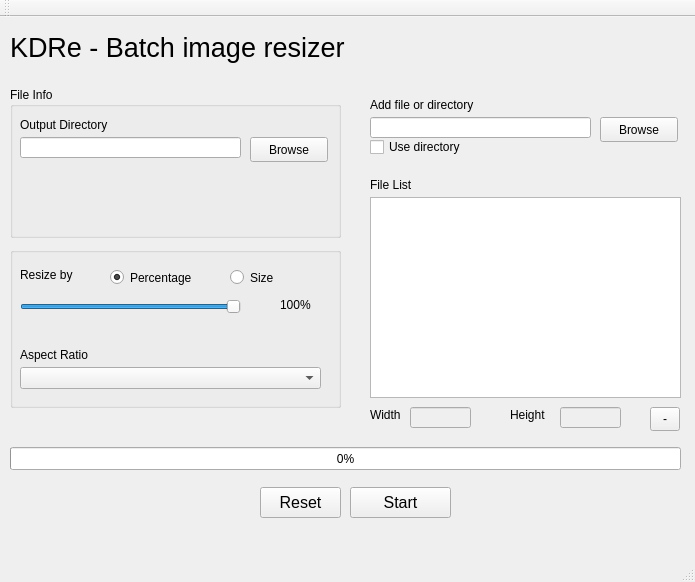
<?xml version="1.0" encoding="UTF-8"?>
<ui version="4.0">
 <class>KDRe</class>
 <widget class="QMainWindow" name="KDRe">
  <property name="geometry">
   <rect>
    <x>0</x>
    <y>0</y>
    <width>695</width>
    <height>582</height>
   </rect>
  </property>
  <property name="windowTitle">
   <string>KDRe - Bulk Image Resizer</string>
  </property>
  <property name="unifiedTitleAndToolBarOnMac">
   <bool>true</bool>
  </property>
  <widget class="QWidget" name="centralWidget">
   <widget class="QLabel" name="label_3">
    <property name="geometry">
     <rect>
      <x>370</x>
      <y>390</y>
      <width>55</width>
      <height>15</height>
     </rect>
    </property>
    <property name="text">
     <string>Width</string>
    </property>
   </widget>
   <widget class="QLabel" name="label_4">
    <property name="geometry">
     <rect>
      <x>510</x>
      <y>390</y>
      <width>55</width>
      <height>15</height>
     </rect>
    </property>
    <property name="text">
     <string>Height</string>
    </property>
   </widget>
   <widget class="QLineEdit" name="widthEdit">
    <property name="enabled">
     <bool>false</bool>
    </property>
    <property name="geometry">
     <rect>
      <x>410</x>
      <y>390</y>
      <width>61</width>
      <height>21</height>
     </rect>
    </property>
    <property name="readOnly">
     <bool>false</bool>
    </property>
   </widget>
   <widget class="QLineEdit" name="heightEdit">
    <property name="enabled">
     <bool>false</bool>
    </property>
    <property name="geometry">
     <rect>
      <x>560</x>
      <y>390</y>
      <width>61</width>
      <height>21</height>
     </rect>
    </property>
   </widget>
   <widget class="QGroupBox" name="groupBox">
    <property name="geometry">
     <rect>
      <x>10</x>
      <y>230</y>
      <width>331</width>
      <height>161</height>
     </rect>
    </property>
    <widget class="QLabel" name="sliderLabel">
     <property name="geometry">
      <rect>
       <x>270</x>
       <y>50</y>
       <width>55</width>
       <height>15</height>
      </rect>
     </property>
     <property name="text">
      <string>100%</string>
     </property>
     <property name="buddy">
      <cstring>sizeSlider</cstring>
     </property>
    </widget>
    <widget class="QRadioButton" name="pixelRadio">
     <property name="geometry">
      <rect>
       <x>220</x>
       <y>20</y>
       <width>95</width>
       <height>21</height>
      </rect>
     </property>
     <property name="text">
      <string>Size</string>
     </property>
    </widget>
    <widget class="QRadioButton" name="percentageRadio">
     <property name="geometry">
      <rect>
       <x>100</x>
       <y>20</y>
       <width>95</width>
       <height>21</height>
      </rect>
     </property>
     <property name="text">
      <string>Percentage</string>
     </property>
     <property name="checked">
      <bool>true</bool>
     </property>
    </widget>
    <widget class="QSlider" name="sizeSlider">
     <property name="geometry">
      <rect>
       <x>10</x>
       <y>50</y>
       <width>221</width>
       <height>20</height>
      </rect>
     </property>
     <property name="minimum">
      <number>2</number>
     </property>
     <property name="maximum">
      <number>100</number>
     </property>
     <property name="value">
      <number>100</number>
     </property>
     <property name="orientation">
      <enum>Qt::Horizontal</enum>
     </property>
    </widget>
    <widget class="QLabel" name="label_5">
     <property name="geometry">
      <rect>
       <x>10</x>
       <y>20</y>
       <width>81</width>
       <height>16</height>
      </rect>
     </property>
     <property name="text">
      <string>Resize by</string>
     </property>
    </widget>
    <widget class="QLabel" name="label_6">
     <property name="geometry">
      <rect>
       <x>10</x>
       <y>100</y>
       <width>111</width>
       <height>16</height>
      </rect>
     </property>
     <property name="text">
      <string>Aspect Ratio</string>
     </property>
    </widget>
    <widget class="QComboBox" name="aspectRatio">
     <property name="geometry">
      <rect>
       <x>10</x>
       <y>120</y>
       <width>301</width>
       <height>22</height>
      </rect>
     </property>
    </widget>
   </widget>
   <widget class="QPushButton" name="startResize">
    <property name="geometry">
     <rect>
      <x>350</x>
      <y>470</y>
      <width>101</width>
      <height>31</height>
     </rect>
    </property>
    <property name="font">
     <font>
      <pointsize>12</pointsize>
      <weight>50</weight>
      <bold>false</bold>
     </font>
    </property>
    <property name="text">
     <string>Start</string>
    </property>
   </widget>
   <widget class="QToolButton" name="resetList">
    <property name="geometry">
     <rect>
      <x>260</x>
      <y>470</y>
      <width>81</width>
      <height>31</height>
     </rect>
    </property>
    <property name="font">
     <font>
      <pointsize>12</pointsize>
     </font>
    </property>
    <property name="text">
     <string>Reset</string>
    </property>
   </widget>
   <widget class="QProgressBar" name="progressBar">
    <property name="enabled">
     <bool>true</bool>
    </property>
    <property name="geometry">
     <rect>
      <x>10</x>
      <y>430</y>
      <width>671</width>
      <height>23</height>
     </rect>
    </property>
    <property name="value">
     <number>0</number>
    </property>
    <property name="textVisible">
     <bool>true</bool>
    </property>
   </widget>
   <widget class="QGroupBox" name="groupBox">
    <property name="geometry">
     <rect>
      <x>10</x>
      <y>70</y>
      <width>331</width>
      <height>151</height>
     </rect>
    </property>
    <property name="title">
     <string>File Info</string>
    </property>
    <widget class="QLineEdit" name="outputFile">
     <property name="geometry">
      <rect>
       <x>10</x>
       <y>50</y>
       <width>221</width>
       <height>21</height>
      </rect>
     </property>
    </widget>
    <widget class="QPushButton" name="browseOut">
     <property name="geometry">
      <rect>
       <x>240</x>
       <y>50</y>
       <width>78</width>
       <height>25</height>
      </rect>
     </property>
     <property name="text">
      <string>Browse</string>
     </property>
    </widget>
    <widget class="QLabel" name="label_2">
     <property name="geometry">
      <rect>
       <x>10</x>
       <y>30</y>
       <width>111</width>
       <height>16</height>
      </rect>
     </property>
     <property name="text">
      <string>Output Directory</string>
     </property>
    </widget>
   </widget>
   <widget class="QListWidget" name="fileList">
    <property name="geometry">
     <rect>
      <x>370</x>
      <y>180</y>
      <width>311</width>
      <height>201</height>
     </rect>
    </property>
   </widget>
   <widget class="QToolButton" name="removeItem">
    <property name="geometry">
     <rect>
      <x>650</x>
      <y>390</y>
      <width>30</width>
      <height>24</height>
     </rect>
    </property>
    <property name="text">
     <string>-</string>
    </property>
   </widget>
   <widget class="QLabel" name="label">
    <property name="geometry">
     <rect>
      <x>370</x>
      <y>160</y>
      <width>55</width>
      <height>15</height>
     </rect>
    </property>
    <property name="text">
     <string>File List</string>
    </property>
   </widget>
   <widget class="QLabel" name="titleIcon">
    <property name="geometry">
     <rect>
      <x>10</x>
      <y>0</y>
      <width>661</width>
      <height>61</height>
     </rect>
    </property>
    <property name="font">
     <font>
      <pointsize>20</pointsize>
     </font>
    </property>
    <property name="text">
     <string>KDRe - Batch image resizer</string>
    </property>
   </widget>
   <widget class="QLineEdit" name="inputFile">
    <property name="geometry">
     <rect>
      <x>370</x>
      <y>100</y>
      <width>221</width>
      <height>21</height>
     </rect>
    </property>
   </widget>
   <widget class="QPushButton" name="browseIn">
    <property name="geometry">
     <rect>
      <x>600</x>
      <y>100</y>
      <width>78</width>
      <height>25</height>
     </rect>
    </property>
    <property name="text">
     <string>Browse</string>
    </property>
   </widget>
   <widget class="QLabel" name="inDirLabel">
    <property name="geometry">
     <rect>
      <x>370</x>
      <y>80</y>
      <width>221</width>
      <height>16</height>
     </rect>
    </property>
    <property name="text">
     <string>Add file or directory</string>
    </property>
   </widget>
   <widget class="QCheckBox" name="useDir">
    <property name="geometry">
     <rect>
      <x>370</x>
      <y>120</y>
      <width>101</width>
      <height>20</height>
     </rect>
    </property>
    <property name="text">
     <string>Use directory</string>
    </property>
   </widget>
   <zorder>groupBox</zorder>
   <zorder>groupBox</zorder>
   <zorder>label_3</zorder>
   <zorder>label_4</zorder>
   <zorder>widthEdit</zorder>
   <zorder>heightEdit</zorder>
   <zorder>startResize</zorder>
   <zorder>resetList</zorder>
   <zorder>progressBar</zorder>
   <zorder>fileList</zorder>
   <zorder>removeItem</zorder>
   <zorder>label</zorder>
   <zorder>titleIcon</zorder>
   <zorder>inputFile</zorder>
   <zorder>browseIn</zorder>
   <zorder>inDirLabel</zorder>
   <zorder>useDir</zorder>
  </widget>
  <widget class="QMenuBar" name="menuBar">
   <property name="geometry">
    <rect>
     <x>0</x>
     <y>0</y>
     <width>695</width>
     <height>19</height>
    </rect>
   </property>
  </widget>
  <widget class="QToolBar" name="mainToolBar">
   <attribute name="toolBarArea">
    <enum>TopToolBarArea</enum>
   </attribute>
   <attribute name="toolBarBreak">
    <bool>false</bool>
   </attribute>
  </widget>
  <widget class="QStatusBar" name="statusBar"/>
 </widget>
 <layoutdefault spacing="6" margin="11"/>
 <resources/>
 <connections/>
</ui>
